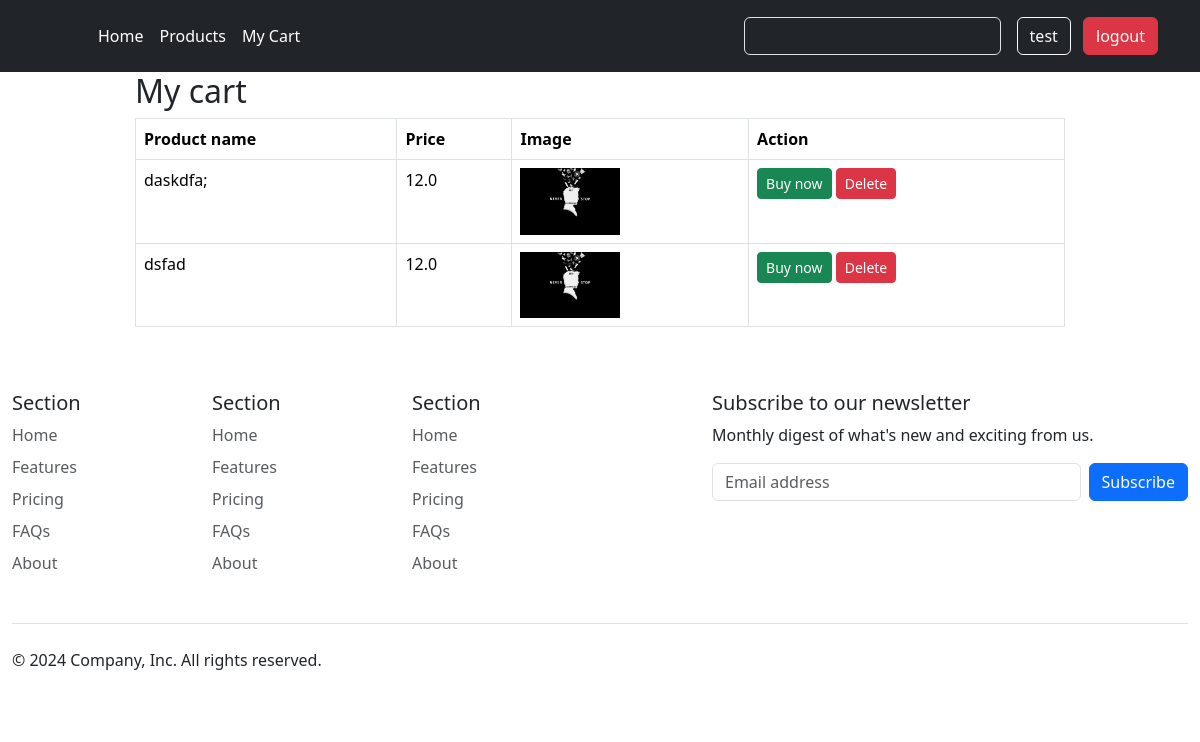
The app's page /cart/ (signed in) with its own data.
### userspage/models.py (models this page shows)
class Cart(models.Model):
    product=models.ForeignKey(Product,on_delete=models.CASCADE)
    user=models.ForeignKey(User,on_delete=models.CASCADE)
    created_at=models.DateTimeField(auto_now_add=True)

### products/models.py (models this page shows, shortened)
class Product(models.Model):
    product_name=models.CharField(max_length=100)
    product_price=models.FloatField()
    stock=models.IntegerField()
    product_image=models.FileField(upload_to='static/uploads',null=True)
    product_description=models.TextField()
    created_at=models.DateTimeField(auto_now_add=True)
    category=models.ForeignKey(Category,on_delete=models.CASCADE,null=True)

### userspage/views.py (the view)
# urls.py: path('cart/',show_user_cart_items),
@login_required
def show_user_cart_items(request):
    user=request.user
    item=Cart.objects.filter(user=user)
    context={
        'items':item
    }
    return render(request,'userpage/cart.html',context)

### userspage/templates/userpage/cart.html (shortened to what this page needs)
{% extends 'layouts.html' %}
{% block main_content %}
{% include 'userpage/header.html' %}
<div class="container">
<div class="d-flex justify-content-center">
    <div class="col-md-10">
        <h2>My cart</h2>
       <table class="table table-bordered tabled-striped">
        <tr>
            <th>Product name</th>
            <th>Price</th>
            <th>Image</th>
            <th>Action</th>
        </tr>
      {% for i in items %}
      <tr>
        <td>{{i.product.product_name}}</td>
        <td>{{i.product.product_price}}</td>
        <td><img src="/{{i.product.product_image}}" alt="{{i.product.product_name}}" width="100"></td>
        <td>
            <a href="/postorder/{{i.product.id}}/{{i.id}}" class="btn btn-success btn-sm">Buy now</a>
            <a href="/removecart/{{i.id}}" onclick="return confirm('Are you sure?')" class="btn btn-danger btn-sm">Delete</a>
        </td>
      </tr>
      {% endfor %}
       </table>
            </div>
    </div>
</div>
</div>
{% include 'userpage/footer.html' %}
{% endblock %}

### userspage/templates/userpage/header.html (shortened to what this page needs)
<!DOCTYPE html>
<html lang="en">
<head>
</head>
<body>
<header class="p-3 text-bg-dark">
    <div class="container">
      <div class="d-flex flex-wrap align-items-center justify-content-center justify-content-lg-start">
        <a href="/" class="d-flex align-items-center mb-2 mb-lg-0 text-white text-decoration-none">
          <svg class="bi me-2" width="40" height="32" role="img" aria-label="Bootstrap"><use xlink:href="#bootstrap"/></svg>
        </a>
        <ul class="nav col-12 col-lg-auto me-lg-auto mb-2 justify-content-center mb-md-0">
          <li><a href="/" class="nav-link px-2 text-white">Home</a></li>
          <li><a href="/productlist" class="nav-link px-2 text-white">Products</a></li>
          <li><a href="/cart" class="nav-link px-2 text-white">My Cart</a></li>
        </ul>
        <form class="col-12 col-lg-auto mb-3 mb-lg-0 me-lg-3" role="search">
          <input type="search" class="form-control form-control-dark text-bg-dark" placeholder="Search..." aria-label="Search">
        </form>
        <div class="text-end">
          {% if user.is_authenticated %}
          <a href="#"  class="btn btn-outline-light me-2">{{user.username}}</a>
          <a href="/logout"  class="btn btn-danger">logout</a>
          {%else %}
          <a href="/login"  class="btn btn-outline-light me-2">Login</a>
          <a href="/register"  class="btn btn-warning">Sign-up</a>
          {% endif %}
        </div>
      </div>
    </div>
  </header>
</body>
</html>

### records on screen
Cart: product.product_name "daskdfa;", product.product_price "12.0", product.product_image (picture)
Cart: product.product_name "dsfad", product.product_price "12.0", product.product_image (picture)

### other values on screen
{{ user.username }} "test"
